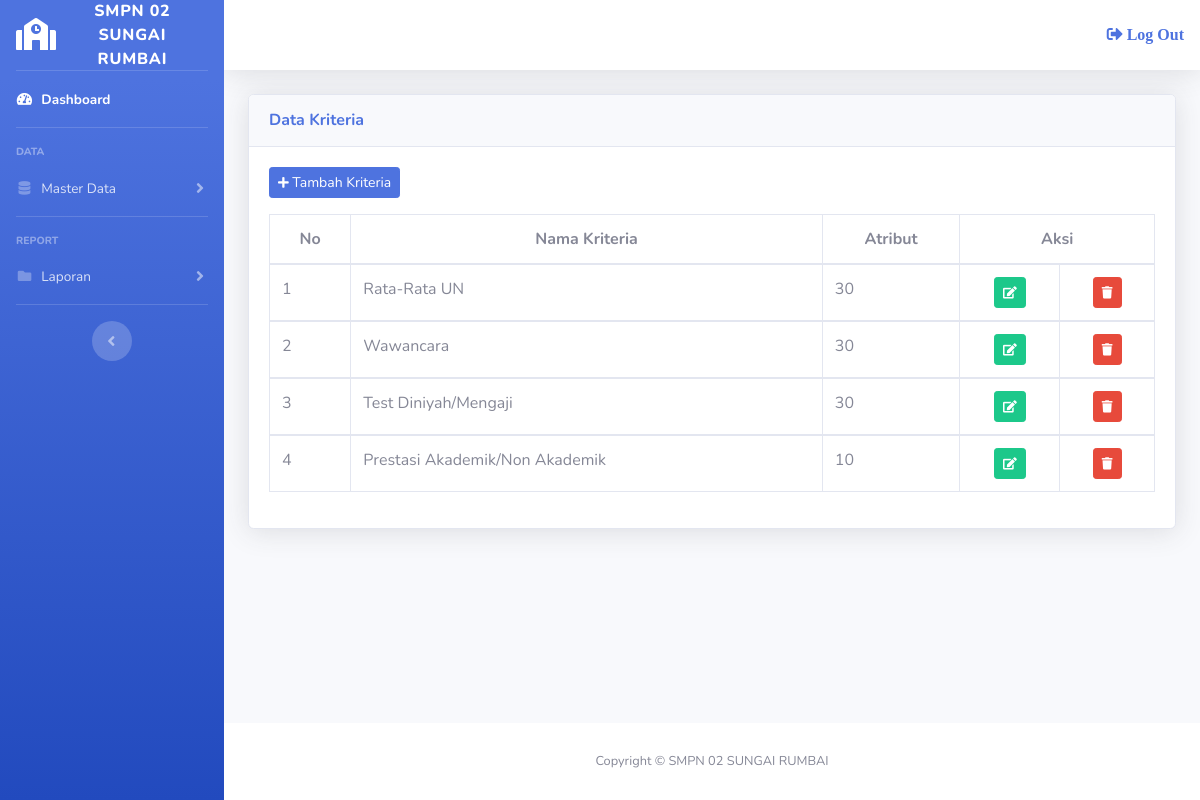
The page /admin/datakriteria.php (signed in) on the database its author committed.
### tables this page shows
CREATE TABLE `tbl_kriteria` (
  `kd_kriteria` varchar(5) NOT NULL,
  `nm_kriteria` varchar(50) NOT NULL,
  `atribut` int(11) NOT NULL
);

### admin/datakriteria.php (the view, shortened to what this page needs)
<?php
	include ("style/header.php");
	include ("style/sidebar.php");
?>
<div class="container-fluid">
	<div class="card shadow">
		<div class="card-header py-3">
			<h6 class="m-0 font-weight-bold text-primary">Data Kriteria</h6>
		</div>
		<div class="card-body">
			<div class="form-group">
				<button class="btn btn-sm btn-primary" data-toggle="modal" data-target="#tambah_kriteria"><i class="fas fa-plus fa-sm"></i> Tambah Kriteria</button>
			</div>
			<div class="table-responsive">
				<table class="table table-bordered">
					<thead>
						<tr>
							<th style="text-align: center;">No</th>
							<th style="text-align: center;">Nama Kriteria</th>
							<th style="text-align: center;">Atribut</th>
							<th style="text-align: center;" colspan="2">Aksi</th>
						</tr>
					</thead>
					<?php
					include ("../config/koneksi.php");
					$no = 1;
					$sql = mysqli_query($konek,"SELECT * FROM tbl_kriteria");
					while ($data = mysqli_fetch_array($sql)){
					?>
					<tbody>
						<tr>
							<td><?php echo $no++; ?></td>
							<td><?php echo $data['nm_kriteria']; ?></td>
							<td><?php echo $data['atribut']; ?></td>
							<td style="text-align: center;"><a href="editkriteria.php?kd=<?php echo $data['kd_kriteria']; ?>"><i class="btn btn-success btn-sm"><span class="fas fa-edit fa-sm"></span></i></a></td>
							<td style="text-align: center;"><a href="hapuskriteria.php?kd=<?php echo $data['kd_kriteria']; ?>"><i class="btn btn-danger btn-sm"><span class="fas fa-trash fa-sm"></span></i></a></td>
						</tr>
					</tbody>
					<?php
					}
					?>
				</table>
			</div>
		</div>
	</div>
</div>
<?php
	include ("style/footer.php");
?>

### rows shown on the page
tbl_kriteria: nm_kriteria "Rata-Rata UN", atribut "30"
tbl_kriteria: nm_kriteria "Wawancara", atribut "30"
tbl_kriteria: nm_kriteria "Test Diniyah/Mengaji", atribut "30"
tbl_kriteria: nm_kriteria "Prestasi Akademik/Non Akademik", atribut "10"
